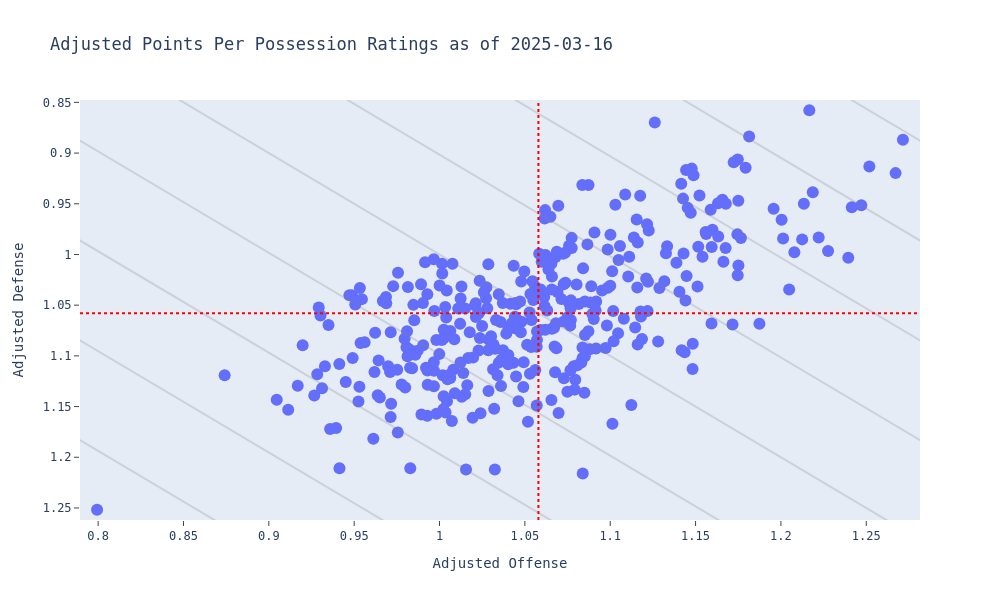

The code cell stored with this chart in its notebook:
### Code cell
import plotly.express as px

fig = px.scatter(
    df_ppp_all,
    x='Adjusted Offense',
    y='Adjusted Defense',
    hover_data='Team',
    title=f'Adjusted Points Per Possession Ratings as of {df["Date"].max().strftime("%Y-%m-%d")}',
    width=1_000, height=600,
)

fig.update_layout(
    font_family='monospace',
    hovermode='closest',
    yaxis=dict(
        showgrid=False,
        ticks='outside',
    ),
    xaxis=dict(
        showgrid=False,
        ticks='outside',
    ),
    xaxis_range=(df_ppp_all['Adjusted Offense'].min()-0.01, df_ppp_all['Adjusted Offense'].max()+0.01),
    yaxis_range=(df_ppp_all['Adjusted Defense'].max()+0.01, df_ppp_all['Adjusted Defense'].min()-0.01),
)

fig.update_traces(marker=dict(size=12))

fig.add_vline(
    x=df_ppp_all['Adjusted Offense'].mean(),
    line=dict(color="red", width=2, dash="dot")
)

fig.add_hline(
    y=df_ppp_all['Adjusted Defense'].mean(),
    line=dict(color="red", width=2, dash="dot")
)

# sloped gridlines
minimum = min(df_ppp_all['Adjusted Offense'].min(), df_ppp_all['Adjusted Defense'].min())-0.01
maximum = max(df_ppp_all['Adjusted Offense'].max(), df_ppp_all['Adjusted Defense'].max())+0.01

for offset in np.linspace(0, maximum-minimum, 6):
    fig.add_scatter(
        x=(minimum+offset, maximum+offset),
        y=(minimum, maximum),
        mode='lines',
        line_color='grey',
        opacity=0.25,
        showlegend=False,
        hoverinfo='skip'
    )

    if offset:
        fig.add_scatter(
            x=(minimum-offset, maximum-offset),
            y=(minimum, maximum),
            mode='lines',
            line_color='grey',
            opacity=0.25,
            showlegend=False,
            hoverinfo='skip'
        )

fig.show()

### Figure 1 — Plotly figure (JSON) as saved in the notebook; plotly's stock layout.template omitted (floating-point values rounded to 4 significant figures; data arrays with more than 128 entries replaced by an {"elided": "..."} marker saying what was removed)
{"data": [{"customdata": {"elided": "364x1 str values"}, "hovertemplate": "Adjusted Offense=%{x}<br>Adjusted Defense=%{y}<br>Team=%{customdata[0]}<extra></extra>", "legendgroup": "", "marker": {"color": "#636efa", "size": 12, "symbol": "circle"}, "mode": "markers", "name": "", "orientation": "v", "showlegend": false, "type": "scatter", "x": {"elided": "364 float values"}, "xaxis": "x", "y": {"elided": "364 float values"}, "yaxis": "y"}, {"hoverinfo": "skip", "line": {"color": "grey"}, "mode": "lines", "opacity": 0.25, "showlegend": false, "type": "scatter", "x": [0.7894, 1.281], "y": [0.7894, 1.281]}, {"hoverinfo": "skip", "line": {"color": "grey"}, "mode": "lines", "opacity": 0.25, "showlegend": false, "type": "scatter", "x": [0.8878, 1.38], "y": [0.7894, 1.281]}, {"hoverinfo": "skip", "line": {"color": "grey"}, "mode": "lines", "opacity": 0.25, "showlegend": false, "type": "scatter", "x": [0.6909, 1.183], "y": [0.7894, 1.281]}, {"hoverinfo": "skip", "line": {"color": "grey"}, "mode": "lines", "opacity": 0.25, "showlegend": false, "type": "scatter", "x": [0.9862, 1.478], "y": [0.7894, 1.281]}, {"hoverinfo": "skip", "line": {"color": "grey"}, "mode": "lines", "opacity": 0.25, "showlegend": false, "type": "scatter", "x": [0.5925, 1.085], "y": [0.7894, 1.281]}, {"hoverinfo": "skip", "line": {"color": "grey"}, "mode": "lines", "opacity": 0.25, "showlegend": false, "type": "scatter", "x": [1.085, 1.577], "y": [0.7894, 1.281]}, {"hoverinfo": "skip", "line": {"color": "grey"}, "mode": "lines", "opacity": 0.25, "showlegend": false, "type": "scatter", "x": [0.4941, 0.9862], "y": [0.7894, 1.281]}, {"hoverinfo": "skip", "line": {"color": "grey"}, "mode": "lines", "opacity": 0.25, "showlegend": false, "type": "scatter", "x": [1.183, 1.675], "y": [0.7894, 1.281]}, {"hoverinfo": "skip", "line": {"color": "grey"}, "mode": "lines", "opacity": 0.25, "showlegend": false, "type": "scatter", "x": [0.3957, 0.8878], "y": [0.7894, 1.281]}, {"hoverinfo": "skip", "line": {"color": "grey"}, "mode": "lines", "opacity": 0.25, "showlegend": false, "type": "scatter", "x": [1.281, 1.774], "y": [0.7894, 1.281]}, {"hoverinfo": "skip", "line": {"color": "grey"}, "mode": "lines", "opacity": 0.25, "showlegend": false, "type": "scatter", "x": [0.2973, 0.7894], "y": [0.7894, 1.281]}], "layout": {"font": {"family": "monospace"}, "height": 600, "hovermode": "closest", "legend": {"tracegroupgap": 0}, "shapes": [{"line": {"color": "red", "dash": "dot", "width": 2}, "type": "line", "x0": 1.058, "x1": 1.058, "xref": "x", "y0": 0, "y1": 1, "yref": "y domain"}, {"line": {"color": "red", "dash": "dot", "width": 2}, "type": "line", "x0": 0, "x1": 1, "xref": "x domain", "y0": 1.058, "y1": 1.058, "yref": "y"}], "title": {"text": "Adjusted Points Per Possession Ratings as of 2025-03-16"}, "width": 1000, "xaxis": {"anchor": "y", "domain": [0, 1], "range": [0.7894, 1.281], "showgrid": false, "ticks": "outside", "title": {"text": "Adjusted Offense"}}, "yaxis": {"anchor": "x", "domain": [0, 1], "range": [1.262, 0.8477], "showgrid": false, "ticks": "outside", "title": {"text": "Adjusted Defense"}}}}
